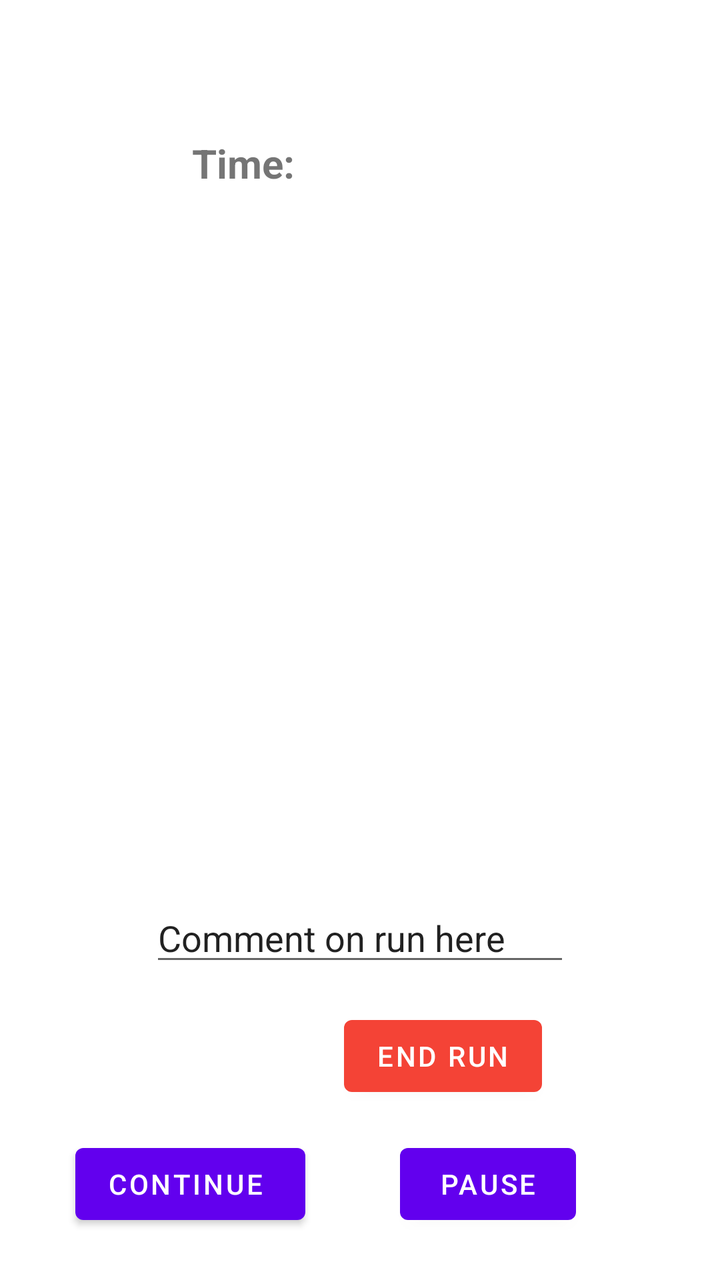
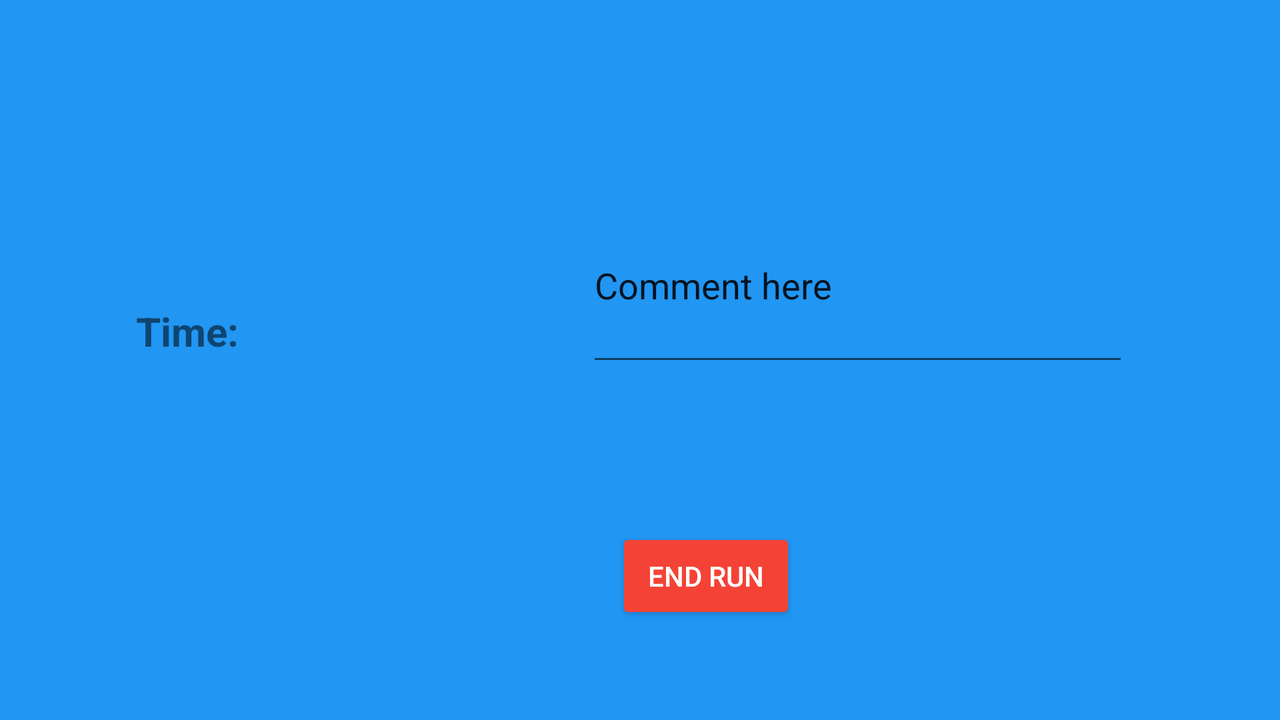

Two renders of one Android screen. The first uses the default layout on a phone; the second uses the alternative layout the repository ships for a different screen configuration, on a matching device. The two XML files are below.
<!-- AndroidManifest.xml: application theme Theme.CW2_FitnessTracker -->
<!-- res/layout/activity_run_tracker.xml -->
<?xml version="1.0" encoding="utf-8"?>
<androidx.constraintlayout.widget.ConstraintLayout xmlns:android="http://schemas.android.com/apk/res/android"
    xmlns:app="http://schemas.android.com/apk/res-auto"
    xmlns:tools="http://schemas.android.com/tools"
    android:layout_width="match_parent"
    android:layout_height="match_parent"
    android:addStatesFromChildren="true"
    tools:context=".RunTracker">

    <TextView
        android:id="@+id/textView"
        android:layout_width="214dp"
        android:layout_height="76dp"
        android:layout_marginStart="96dp"
        android:layout_marginLeft="96dp"
        android:layout_marginTop="68dp"
        android:text="Time:"
        android:textSize="20sp"
        android:textStyle="bold"
        app:layout_constraintStart_toStartOf="parent"
        app:layout_constraintTop_toTopOf="parent" />

    <Button
        android:id="@+id/stop_run"
        android:layout_width="wrap_content"
        android:layout_height="wrap_content"
        android:layout_marginStart="172dp"
        android:layout_marginLeft="172dp"
        android:layout_marginBottom="88dp"
        android:onClick="onEnd"
        android:text="End Run"
        app:backgroundTint="#F44336"
        app:layout_constraintBottom_toBottomOf="parent"
        app:layout_constraintStart_toStartOf="parent" />

    <Button
        android:id="@+id/Pause_Run"
        android:layout_width="wrap_content"
        android:layout_height="wrap_content"
        android:layout_marginEnd="72dp"
        android:layout_marginRight="72dp"
        android:layout_marginBottom="24dp"
        android:onClick="onPause"
        android:text="Pause"
        app:layout_constraintBottom_toBottomOf="parent"
        app:layout_constraintEnd_toEndOf="parent" />

    <Button
        android:id="@+id/Continue"
        android:layout_width="wrap_content"
        android:layout_height="wrap_content"
        android:layout_marginBottom="24dp"
        android:onClick="onContinue"
        android:text="Continue "
        app:layout_constraintBottom_toBottomOf="parent"
        app:layout_constraintEnd_toEndOf="parent"
        app:layout_constraintHorizontal_bias="0.154"
        app:layout_constraintStart_toStartOf="parent" />

    <EditText
        android:id="@+id/comment_run"
        android:layout_width="wrap_content"
        android:layout_height="wrap_content"
        android:layout_marginBottom="16dp"
        android:ems="10"
        android:inputType="textPersonName"
        android:text="Comment on run here"
        app:layout_constraintBottom_toTopOf="@+id/stop_run"
        app:layout_constraintEnd_toEndOf="parent"
        app:layout_constraintStart_toStartOf="parent" />
</androidx.constraintlayout.widget.ConstraintLayout>
<!-- resources referenced by this layout -->
<resources>
  <style name="Theme.CW2_FitnessTracker" parent="Theme.MaterialComponents.DayNight.DarkActionBar">
          
          <item name="colorPrimary">@color/purple_500</item>
          <item name="colorPrimaryVariant">@color/purple_700</item>
          <item name="colorOnPrimary">@color/white</item>
          
          <item name="colorSecondary">@color/teal_200</item>
          <item name="colorSecondaryVariant">@color/teal_700</item>
          <item name="colorOnSecondary">@color/black</item>
          
          <item name="android:statusBarColor" tools:targetApi="l">?attr/colorPrimaryVariant</item>
          
      </style>
</resources>
<!-- res/layout-land/activity_run_tracker.xml (the repository's variant of the layout above) -->
<!-- drawn on the phone turned sideways -->
<?xml version="1.0" encoding="utf-8"?>
<androidx.constraintlayout.widget.ConstraintLayout xmlns:android="http://schemas.android.com/apk/res/android"
    xmlns:app="http://schemas.android.com/apk/res-auto"
    xmlns:tools="http://schemas.android.com/tools"
    android:layout_width="match_parent"
    android:layout_height="match_parent"
    android:addStatesFromChildren="true"
    android:background="#2196F3"
    tools:context=".RunTracker">

    <TextView
        android:id="@+id/textView"
        android:layout_width="214dp"
        android:layout_height="76dp"
        android:layout_marginStart="68dp"
        android:layout_marginLeft="68dp"
        android:layout_marginTop="152dp"
        android:text="Time:"
        android:textSize="20sp"
        android:textStyle="bold"
        app:layout_constraintStart_toStartOf="parent"
        app:layout_constraintTop_toTopOf="parent" />

    <Button
        android:id="@+id/stop_run"
        style="@style/Widget.AppCompat.Button.Colored"
        android:layout_width="wrap_content"
        android:layout_height="wrap_content"
        android:layout_marginStart="308dp"
        android:layout_marginLeft="308dp"
        android:layout_marginBottom="48dp"
        android:onClick="onEnd"
        android:text="End Run"
        app:backgroundTint="#F44336"
        app:layout_constraintBottom_toBottomOf="parent"
        app:layout_constraintStart_toStartOf="parent" />

    <EditText
        android:id="@+id/comment_run"
        android:layout_width="271dp"
        android:layout_height="94dp"
        android:layout_marginBottom="76dp"
        android:ems="10"
        android:inputType="textPersonName"
        android:text="Comment here"
        app:layout_constraintBottom_toTopOf="@+id/stop_run"
        app:layout_constraintEnd_toEndOf="parent"
        app:layout_constraintHorizontal_bias="0.795"
        app:layout_constraintStart_toStartOf="parent" />

</androidx.constraintlayout.widget.ConstraintLayout>
